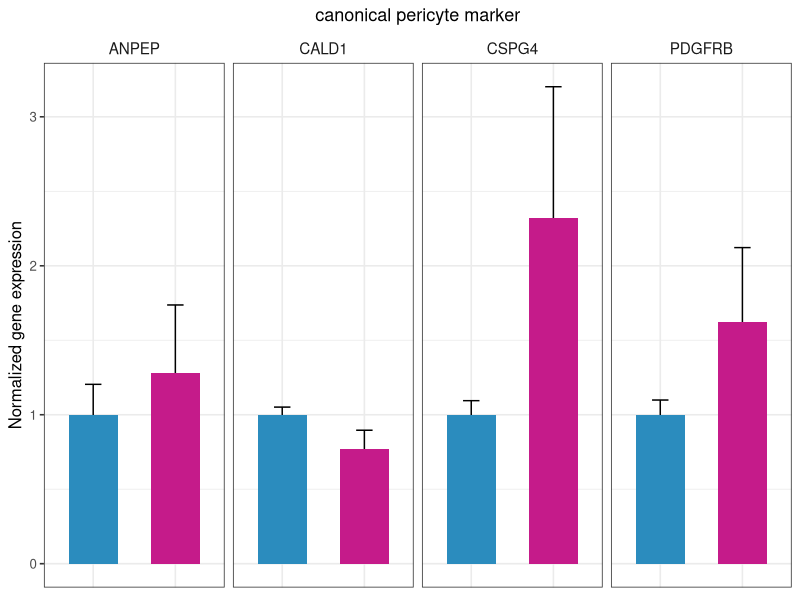
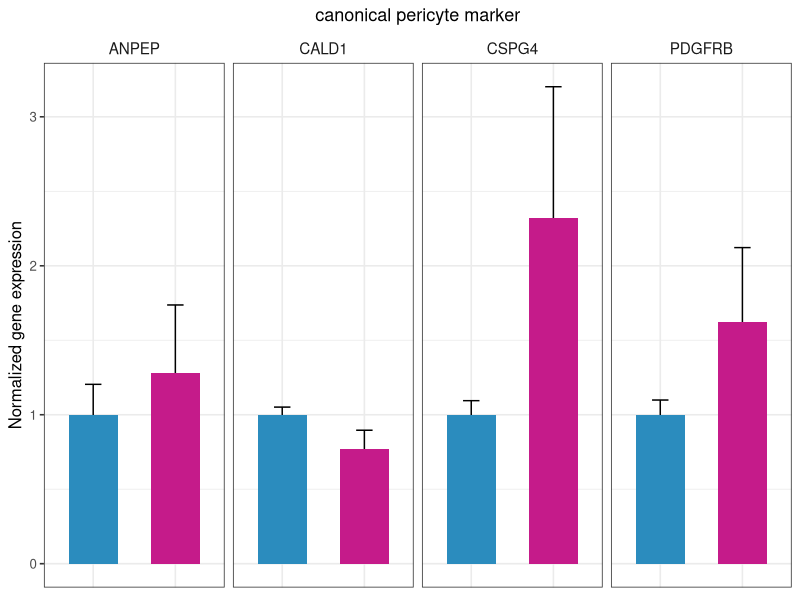

Here is the R script that generated these plots, in order:
library(tibble)
library(ggplot2)


data <- tribble(
  ~SYMBOLS, ~Category, ~Group, ~Expression_mean, ~Expression_sd,
  "ANPEP",  "Pericyte Markers", "Norm", 1.00, 0.204,
  "ANPEP",  "Pericyte Markers", "Hyp",  1.28, 0.457,
  "CALD1",  "Pericyte Markers", "Norm", 1.00, 0.0513,
  "CALD1",  "Pericyte Markers", "Hyp",  0.772, 0.124,
  "CSPG4",  "Pericyte Markers", "Norm", 1.00, 0.0946,
  "CSPG4",  "Pericyte Markers", "Hyp",  2.32, 0.882,
  "PDGFRB", "Pericyte Markers", "Norm", 1.00, 0.0987,
  "PDGFRB", "Pericyte Markers", "Hyp",  1.62, 0.502
)

# Convert Group to factor with desired order
data$Group <- factor(data$Group, levels = c("Norm", "Hyp"))

# Plot
aaa <- ggplot(data, aes(x = Group, y = Expression_mean, fill = Group)) +
  geom_errorbar(aes(ymin = Expression_mean - Expression_sd,
                    ymax = Expression_mean + Expression_sd),
                width = 0.2, position = position_dodge(0.8), color = "black") +
  geom_bar(stat = "identity", position = position_dodge(width = 0.8), width = 0.6) +
  facet_wrap(~ SYMBOLS, nrow = 1) +
  labs(y = "Normalized gene expression",
       x = NULL,
       title = "canonical pericyte marker") +
  scale_fill_manual(values = c("Norm" = "#2b8cbe", "Hyp" = "#c51b8a")) +
  theme_bw(base_size = 12) +
  theme(
    strip.background = element_blank(),
    strip.text = element_text(size = 11),
    plot.title = element_text(hjust = 0.5, size = 13),
    legend.position = "none",
    axis.text.x = element_blank(),
    axis.ticks.x = element_blank()
  )

aaa


ggsave("output_figure.png", width = 4, height = 3)
write.csv(data, "output_data.csv", row.names = FALSE)

